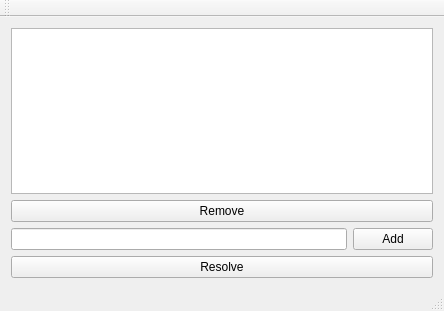
<?xml version="1.0" encoding="UTF-8"?>
<ui version="4.0">
 <class>UserWindowClass</class>
 <widget class="QMainWindow" name="UserWindowClass">
  <property name="geometry">
   <rect>
    <x>0</x>
    <y>0</y>
    <width>444</width>
    <height>311</height>
   </rect>
  </property>
  <property name="windowTitle">
   <string>UserWindow</string>
  </property>
  <widget class="QWidget" name="centralWidget">
   <layout class="QVBoxLayout" name="verticalLayout_2">
    <item>
     <widget class="QListWidget" name="issueListWidget"/>
    </item>
    <item>
     <layout class="QVBoxLayout" name="verticalLayout">
      <item>
       <widget class="QPushButton" name="removePushButton">
        <property name="text">
         <string>Remove</string>
        </property>
       </widget>
      </item>
      <item>
       <layout class="QHBoxLayout" name="addHorizontalLayout">
        <item>
         <widget class="QLineEdit" name="descriptionLineEdit"/>
        </item>
        <item>
         <widget class="QPushButton" name="addPushButton">
          <property name="text">
           <string>Add</string>
          </property>
         </widget>
        </item>
       </layout>
      </item>
      <item>
       <widget class="QPushButton" name="resolvePushButton">
        <property name="enabled">
         <bool>true</bool>
        </property>
        <property name="text">
         <string>Resolve</string>
        </property>
       </widget>
      </item>
     </layout>
    </item>
   </layout>
  </widget>
  <widget class="QMenuBar" name="menuBar">
   <property name="geometry">
    <rect>
     <x>0</x>
     <y>0</y>
     <width>444</width>
     <height>22</height>
    </rect>
   </property>
  </widget>
  <widget class="QToolBar" name="mainToolBar">
   <attribute name="toolBarArea">
    <enum>TopToolBarArea</enum>
   </attribute>
   <attribute name="toolBarBreak">
    <bool>false</bool>
   </attribute>
  </widget>
  <widget class="QStatusBar" name="statusBar"/>
 </widget>
 <layoutdefault spacing="6" margin="11"/>
 <resources/>
 <connections>
  <connection>
   <sender>removePushButton</sender>
   <signal>clicked()</signal>
   <receiver>UserWindowClass</receiver>
   <slot>deleteIssue()</slot>
   <hints>
    <hint type="sourcelabel">
     <x>16</x>
     <y>194</y>
    </hint>
    <hint type="destinationlabel">
     <x>216</x>
     <y>266</y>
    </hint>
   </hints>
  </connection>
  <connection>
   <sender>addPushButton</sender>
   <signal>clicked()</signal>
   <receiver>UserWindowClass</receiver>
   <slot>addIssue()</slot>
   <hints>
    <hint type="sourcelabel">
     <x>401</x>
     <y>225</y>
    </hint>
    <hint type="destinationlabel">
     <x>352</x>
     <y>266</y>
    </hint>
   </hints>
  </connection>
  <connection>
   <sender>resolvePushButton</sender>
   <signal>clicked()</signal>
   <receiver>UserWindowClass</receiver>
   <slot>resolveIssue()</slot>
   <hints>
    <hint type="sourcelabel">
     <x>159</x>
     <y>256</y>
    </hint>
    <hint type="destinationlabel">
     <x>153</x>
     <y>266</y>
    </hint>
   </hints>
  </connection>
 </connections>
 <slots>
  <slot>deleteIssue()</slot>
  <slot>addIssue()</slot>
  <slot>resolveIssue()</slot>
 </slots>
</ui>
